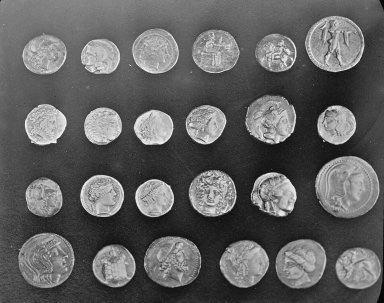
#> input picture coins.jpg, 384 x 303 px
$ python Task_1_2_3_4.py
#> lines starting #> are read from the running program, lines starting #| are printed output that depends on the picture; after the words box and inside, x2 and y2 are one past the last pixel; in counts of white or black regions, pixels touching at a corner belong together
import os
from skimage.color import rgb2gray
from skimage import io
import matplotlib.pyplot as plt
from skimage.transform import rescale, resize

image = io.imread('coins.jpg')
#> image is the input picture: shape (303, 384); min 1, max 251, mean 96.9
astronaut_image = io.imread('astronaut.jpg')
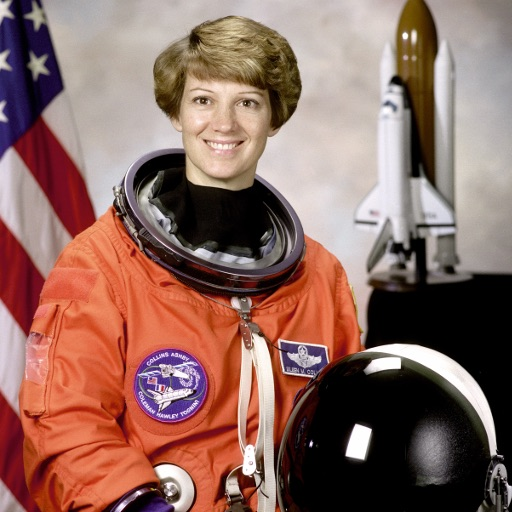
#> input picture astronaut.jpg, 512 x 512 px
#> astronaut_image is the input picture: shape (512, 512, 3); mean R, G, B 141.8, 105.7, 96.7


print(image.shape)
#| (303, 384)
print(image.dtype)
#| uint8
print(image[1,100])
#| 133

print(astronaut_image.shape)
#| (512, 512, 3)
print(astronaut_image.dtype)
#| uint8
print(astronaut_image[1,100])
#| [178 174 175]

io.imshow(image)
io.imshow(astronaut_image)

io.show()
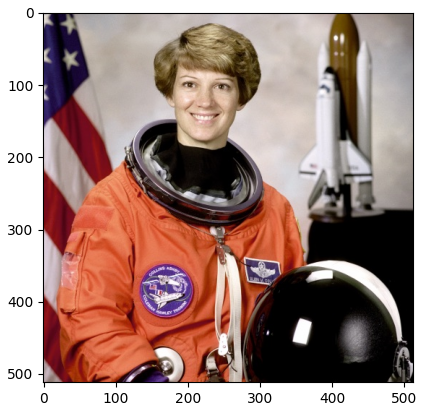
#> figure drawn by matplotlib, 1 panel

ax = plt.imshow(image)
plt.show()

#Task 2

def show_grayscale_image(image):
    grayscale = None
    # If the image has 2 dimensions, it's already grayscale
    if image.ndim == 2:
        grayscale = image
    else:
        # Otherwise, convert it to grayscale
        grayscale = rgb2gray(image)
    return grayscale


coin_grayscale = show_grayscale_image(image)
astronaut_grayscale = show_grayscale_image(astronaut_image)
#> in show_grayscale_image (call 2), `grayscale = rgb2gray(image)`:
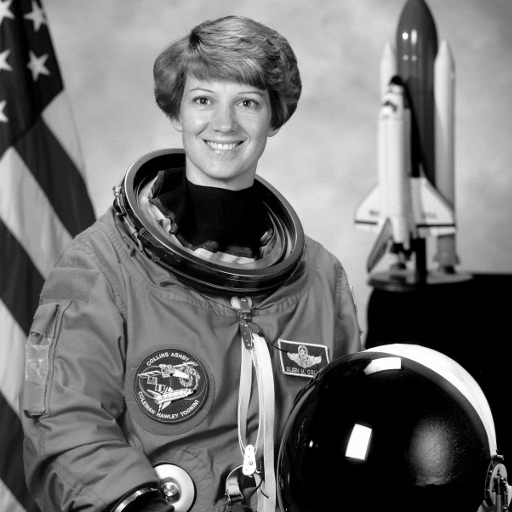
#> grayscale: shape (512, 512) float64; min 0, max 1, mean 0.442

print("Grayscale image shape for coin:", coin_grayscale)
#> (printed output is left out)
print("Grayscale image shape for astronaut:", astronaut_grayscale)
#> (printed output is left out)


io.imshow(image)
io.show()

# Display the grayscale image
plt.imshow(coin_grayscale, cmap='gray')
plt.imshow(astronaut_image, cmap='gray')


plt.show()

print('after grayscale shape coin',image.shape)
#| after grayscale shape coin (303, 384)
print('after grayscale dtype coin',image.dtype)
#| after grayscale dtype coin uint8

#Task 3
image_rescaled = rescale(coin_grayscale, 0.5, anti_aliasing=False)
image_resized=resize(coin_grayscale, (image.shape[0] // 4, image.shape[1]// 4),
anti_aliasing=True)
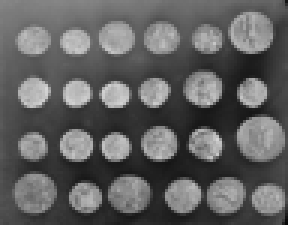
#> image_resized: shape (75, 96) float64 (shown 3 times larger); min 0.0278, max 0.842, mean 0.38

astro_image_rescaled = rescale(coin_grayscale, 0.75, anti_aliasing=False)
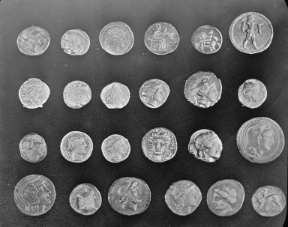
#> astro_image_rescaled: shape (227, 288) float64; min 0.00884, max 0.947, mean 0.38
astro_image_resized=resize(coin_grayscale, (image.shape[0] // 4, image.shape[1]// 4),anti_aliasing=True)


#Task 4
from skimage.exposure import histogram
from skimage.util import img_as_ubyte

grayscale = img_as_ubyte(coin_grayscale)
hist, hist_centers = histogram(coin_grayscale)
#> hist = 251 values, max 1222 at index 35, min 0 at index 245, mean 463.6; hist_centers = 251 values from 1 to 251
ax = plt.hist(grayscale.ravel(), bins = 256)
t = 120
binary = grayscale < t
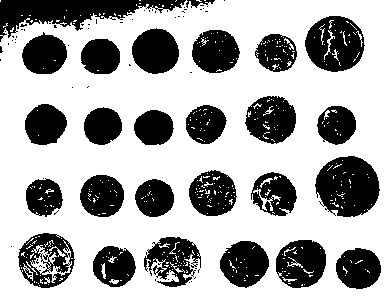
#> binary: shape (303, 384) bool; 66.6% white; 83 black regions (57 under 20 px), largest, box (x1, y1, x2, y2) and area: (0, 0, 186, 42) 3335, (315, 156, 380, 217) 2939, (305, 16, 365, 72) 2365
fig, ax = plt.subplots()
plt.imshow(binary, cmap="gray")
plt.show()
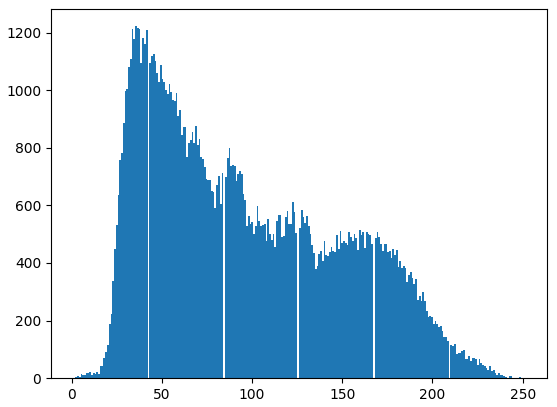
#> figure drawn by matplotlib, 1 panel; tallest bar 1222 high, from x = 35.18 to 36.16
